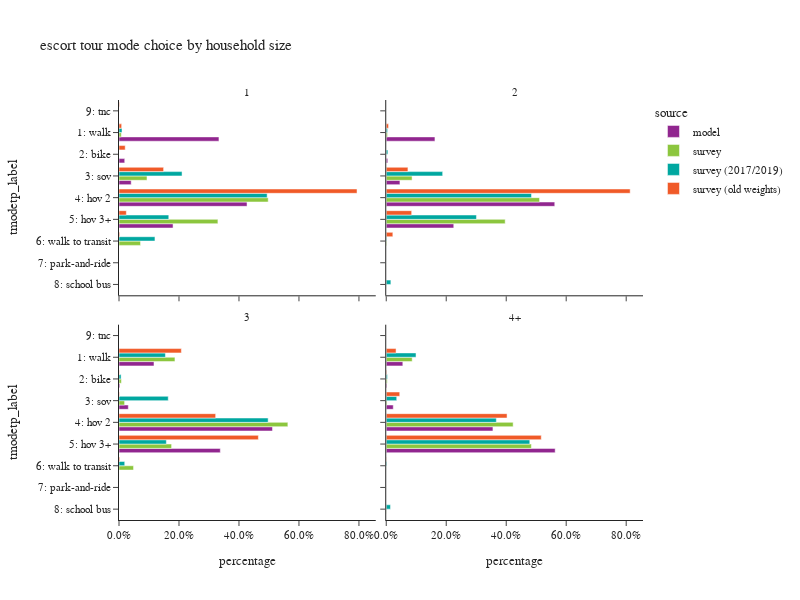

Write notebook code for a chart like this one.
### Code cell
plot_mode_choice(es_tour,"hhsize_4+",
                 {"hhsize_4+":["1","2","3","4+"],
                  "tmodetp_label":["1: walk","2: bike","3: sov","4: hov 2","5: hov 3+","6: walk to transit",
                                   "7: park-and-ride","8: school bus","9: other–survey only"]},
                 "household size",2,600)

### Figure 1 — Plotly figure (JSON) as saved in the notebook; plotly's stock layout.template omitted (floating-point values rounded to 4 significant figures)
{"data": [{"alignmentgroup": "True", "customdata": [[6286], [360], [766], [8052], [3399]], "hovertemplate": "source=model<br>hhsize_4+=1<br>percentage=%{x}<br>tmodetp_label=%{y}<br>sample count=%{customdata[0]}<extra></extra>", "legendgroup": "model", "marker": {"color": "#91268F", "pattern": {"shape": ""}}, "name": "model", "offsetgroup": "model", "orientation": "h", "showlegend": true, "textposition": "auto", "type": "bar", "x": [0.3332, 0.01908, 0.04061, 0.4269, 0.1802], "xaxis": "x3", "y": ["1: walk", "2: bike", "3: sov", "4: hov 2", "5: hov 3+"], "yaxis": "y3"}, {"alignmentgroup": "True", "customdata": [[9028], [281], [2538], [31240], [12516]], "hovertemplate": "source=model<br>hhsize_4+=2<br>percentage=%{x}<br>tmodetp_label=%{y}<br>sample count=%{customdata[0]}<extra></extra>", "legendgroup": "model", "marker": {"color": "#91268F", "pattern": {"shape": ""}}, "name": "model", "offsetgroup": "model", "orientation": "h", "showlegend": false, "textposition": "auto", "type": "bar", "x": [0.1624, 0.005054, 0.04565, 0.5618, 0.2251], "xaxis": "x4", "y": ["1: walk", "2: bike", "3: sov", "4: hov 2", "5: hov 3+"], "yaxis": "y4"}, {"alignmentgroup": "True", "customdata": [[6557], [160], [1744], [28761], [18985]], "hovertemplate": "source=model<br>hhsize_4+=3<br>percentage=%{x}<br>tmodetp_label=%{y}<br>sample count=%{customdata[0]}<extra></extra>", "legendgroup": "model", "marker": {"color": "#91268F", "pattern": {"shape": ""}}, "name": "model", "offsetgroup": "model", "orientation": "h", "showlegend": false, "textposition": "auto", "type": "bar", "x": [0.1167, 0.002847, 0.03103, 0.5117, 0.3378], "xaxis": "x", "y": ["1: walk", "2: bike", "3: sov", "4: hov 2", "5: hov 3+"], "yaxis": "y"}, {"alignmentgroup": "True", "customdata": [[8741], [379], [3702], [56238], [89047]], "hovertemplate": "source=model<br>hhsize_4+=4+<br>percentage=%{x}<br>tmodetp_label=%{y}<br>sample count=%{customdata[0]}<extra></extra>", "legendgroup": "model", "marker": {"color": "#91268F", "pattern": {"shape": ""}}, "name": "model", "offsetgroup": "model", "orientation": "h", "showlegend": false, "textposition": "auto", "type": "bar", "x": [0.05529, 0.002397, 0.02341, 0.3557, 0.5632], "xaxis": "x2", "y": ["1: walk", "2: bike", "3: sov", "4: hov 2", "5: hov 3+"], "yaxis": "y2"}, {"alignmentgroup": "True", "customdata": [[4], [6], [19], [1], [3]], "hovertemplate": "source=survey<br>hhsize_4+=1<br>percentage=%{x}<br>tmodetp_label=%{y}<br>sample count=%{customdata[0]}<extra></extra>", "legendgroup": "survey", "marker": {"color": "#8CC63E", "pattern": {"shape": ""}}, "name": "survey", "offsetgroup": "survey", "orientation": "h", "showlegend": true, "textposition": "auto", "type": "bar", "x": [0.007656, 0.09339, 0.4974, 0.3297, 0.07177], "xaxis": "x3", "y": ["1: walk", "3: sov", "4: hov 2", "5: hov 3+", "6: walk to transit"], "yaxis": "y3"}, {"alignmentgroup": "True", "customdata": [[7], [16], [82], [29], [3], [1]], "hovertemplate": "source=survey<br>hhsize_4+=2<br>percentage=%{x}<br>tmodetp_label=%{y}<br>sample count=%{customdata[0]}<extra></extra>", "legendgroup": "survey", "marker": {"color": "#8CC63E", "pattern": {"shape": ""}}, "name": "survey", "offsetgroup": "survey", "orientation": "h", "showlegend": false, "textposition": "auto", "type": "bar", "x": [0.0042, 0.08615, 0.5111, 0.3965, 0.001589, 0.0004014], "xaxis": "x4", "y": ["1: walk", "3: sov", "4: hov 2", "5: hov 3+", "6: walk to transit", "8: school bus"], "yaxis": "y4"}, {"alignmentgroup": "True", "customdata": [[22], [8], [4], [77], [35], [3]], "hovertemplate": "source=survey<br>hhsize_4+=3<br>percentage=%{x}<br>tmodetp_label=%{y}<br>sample count=%{customdata[0]}<extra></extra>", "legendgroup": "survey", "marker": {"color": "#8CC63E", "pattern": {"shape": ""}}, "name": "survey", "offsetgroup": "survey", "orientation": "h", "showlegend": false, "textposition": "auto", "type": "bar", "x": [0.1865, 0.007923, 0.01867, 0.563, 0.1753, 0.04849], "xaxis": "x", "y": ["1: walk", "2: bike", "3: sov", "4: hov 2", "5: hov 3+", "6: walk to transit"], "yaxis": "y"}, {"alignmentgroup": "True", "customdata": [[47], [3], [3], [111], [164], [1], [2]], "hovertemplate": "source=survey<br>hhsize_4+=4+<br>percentage=%{x}<br>tmodetp_label=%{y}<br>sample count=%{customdata[0]}<extra></extra>", "legendgroup": "survey", "marker": {"color": "#8CC63E", "pattern": {"shape": ""}}, "name": "survey", "offsetgroup": "survey", "orientation": "h", "showlegend": false, "textposition": "auto", "type": "bar", "x": [0.08648, 0.003151, 0.002633, 0.4231, 0.4838, 0.0002368, 0.0005709], "xaxis": "x2", "y": ["1: walk", "2: bike", "3: sov", "4: hov 2", "5: hov 3+", "6: walk to transit", "8: school bus"], "yaxis": "y2"}, {"alignmentgroup": "True", "customdata": [[4], [10], [21], [1], [3]], "hovertemplate": "source=survey (2017/2019)<br>hhsize_4+=1<br>percentage=%{x}<br>tmodetp_label=%{y}<br>sample count=%{customdata[0]}<extra></extra>", "legendgroup": "survey (2017/2019)", "marker": {"color": "#00A7A0", "pattern": {"shape": ""}}, "name": "survey (2017/2019)", "offsetgroup": "survey (2017/2019)", "orientation": "h", "showlegend": true, "textposition": "auto", "type": "bar", "x": [0.01001, 0.2102, 0.4939, 0.166, 0.1199], "xaxis": "x3", "y": ["1: walk", "3: sov", "4: hov 2", "5: hov 3+", "6: walk to transit"], "yaxis": "y3"}, {"alignmentgroup": "True", "customdata": [[8], [3], [22], [84], [32], [5], [1]], "hovertemplate": "source=survey (2017/2019)<br>hhsize_4+=2<br>percentage=%{x}<br>tmodetp_label=%{y}<br>sample count=%{customdata[0]}<extra></extra>", "legendgroup": "survey (2017/2019)", "marker": {"color": "#00A7A0", "pattern": {"shape": ""}}, "name": "survey (2017/2019)", "offsetgroup": "survey (2017/2019)", "orientation": "h", "showlegend": false, "textposition": "auto", "type": "bar", "x": [0.004448, 0.005431, 0.1881, 0.4843, 0.3008, 0.001575, 0.01541], "xaxis": "x4", "y": ["1: walk", "2: bike", "3: sov", "4: hov 2", "5: hov 3+", "6: walk to transit", "8: school bus"], "yaxis": "y4"}, {"alignmentgroup": "True", "customdata": [[23], [8], [7], [79], [45], [4]], "hovertemplate": "source=survey (2017/2019)<br>hhsize_4+=3<br>percentage=%{x}<br>tmodetp_label=%{y}<br>sample count=%{customdata[0]}<extra></extra>", "legendgroup": "survey (2017/2019)", "marker": {"color": "#00A7A0", "pattern": {"shape": ""}}, "name": "survey (2017/2019)", "offsetgroup": "survey (2017/2019)", "orientation": "h", "showlegend": false, "textposition": "auto", "type": "bar", "x": [0.1547, 0.00692, 0.1641, 0.4972, 0.1579, 0.01909], "xaxis": "x", "y": ["1: walk", "2: bike", "3: sov", "4: hov 2", "5: hov 3+", "6: walk to transit"], "yaxis": "y"}, {"alignmentgroup": "True", "customdata": [[52], [3], [11], [126], [188], [1], [5]], "hovertemplate": "source=survey (2017/2019)<br>hhsize_4+=4+<br>percentage=%{x}<br>tmodetp_label=%{y}<br>sample count=%{customdata[0]}<extra></extra>", "legendgroup": "survey (2017/2019)", "marker": {"color": "#00A7A0", "pattern": {"shape": ""}}, "name": "survey (2017/2019)", "offsetgroup": "survey (2017/2019)", "orientation": "h", "showlegend": false, "textposition": "auto", "type": "bar", "x": [0.09928, 0.003874, 0.03495, 0.3671, 0.4786, 0.002124, 0.01413], "xaxis": "x2", "y": ["1: walk", "2: bike", "3: sov", "4: hov 2", "5: hov 3+", "6: walk to transit", "8: school bus"], "yaxis": "y2"}, {"alignmentgroup": "True", "customdata": [[6], [3], [6], [13], [3], [1], [1]], "hovertemplate": "source=survey (old weights)<br>hhsize_4+=1<br>percentage=%{x}<br>tmodetp_label=%{y}<br>sample count=%{customdata[0]}<extra></extra>", "legendgroup": "survey (old weights)", "marker": {"color": "#F05A28", "pattern": {"shape": ""}}, "name": "survey (old weights)", "offsetgroup": "survey (old weights)", "orientation": "h", "showlegend": true, "textposition": "auto", "type": "bar", "x": [0.008832, 0.02065, 0.1487, 0.7936, 0.02441, 0.002412, 0.001422], "xaxis": "x3", "y": ["1: walk", "2: bike", "3: sov", "4: hov 2", "5: hov 3+", "6: walk to transit", "9: tnc"], "yaxis": "y3"}, {"alignmentgroup": "True", "customdata": [[14], [15], [99], [13], [7]], "hovertemplate": "source=survey (old weights)<br>hhsize_4+=2<br>percentage=%{x}<br>tmodetp_label=%{y}<br>sample count=%{customdata[0]}<extra></extra>", "legendgroup": "survey (old weights)", "marker": {"color": "#F05A28", "pattern": {"shape": ""}}, "name": "survey (old weights)", "offsetgroup": "survey (old weights)", "orientation": "h", "showlegend": false, "textposition": "auto", "type": "bar", "x": [0.007711, 0.07232, 0.8132, 0.08477, 0.02196], "xaxis": "x4", "y": ["1: walk", "3: sov", "4: hov 2", "5: hov 3+", "6: walk to transit"], "yaxis": "y4"}, {"alignmentgroup": "True", "customdata": [[29], [4], [1], [98], [49], [4]], "hovertemplate": "source=survey (old weights)<br>hhsize_4+=3<br>percentage=%{x}<br>tmodetp_label=%{y}<br>sample count=%{customdata[0]}<extra></extra>", "legendgroup": "survey (old weights)", "marker": {"color": "#F05A28", "pattern": {"shape": ""}}, "name": "survey (old weights)", "offsetgroup": "survey (old weights)", "orientation": "h", "showlegend": false, "textposition": "auto", "type": "bar", "x": [0.2079, 0.001139, 0.001657, 0.3222, 0.4646, 0.00242], "xaxis": "x", "y": ["1: walk", "2: bike", "3: sov", "4: hov 2", "5: hov 3+", "6: walk to transit"], "yaxis": "y"}, {"alignmentgroup": "True", "customdata": [[50], [1], [7], [145], [227], [1]], "hovertemplate": "source=survey (old weights)<br>hhsize_4+=4+<br>percentage=%{x}<br>tmodetp_label=%{y}<br>sample count=%{customdata[0]}<extra></extra>", "legendgroup": "survey (old weights)", "marker": {"color": "#F05A28", "pattern": {"shape": ""}}, "name": "survey (old weights)", "offsetgroup": "survey (old weights)", "orientation": "h", "showlegend": false, "textposition": "auto", "type": "bar", "x": [0.0327, 0.001769, 0.04499, 0.4028, 0.5168, 0.0009221], "xaxis": "x2", "y": ["1: walk", "2: bike", "3: sov", "4: hov 2", "5: hov 3+", "6: walk to transit"], "yaxis": "y2"}], "layout": {"annotations": [{"font": {}, "showarrow": false, "text": "3", "x": 0.245, "xanchor": "center", "xref": "paper", "y": 0.465, "yanchor": "bottom", "yref": "paper"}, {"font": {}, "showarrow": false, "text": "4+", "x": 0.755, "xanchor": "center", "xref": "paper", "y": 0.465, "yanchor": "bottom", "yref": "paper"}, {"font": {}, "showarrow": false, "text": "1", "x": 0.245, "xanchor": "center", "xref": "paper", "y": 1.0, "yanchor": "bottom", "yref": "paper"}, {"font": {}, "showarrow": false, "text": "2", "x": 0.755, "xanchor": "center", "xref": "paper", "y": 1.0, "yanchor": "bottom", "yref": "paper"}], "barmode": "group", "height": 600, "legend": {"title": {"text": "source"}, "tracegroupgap": 0}, "title": {"text": "escort tour mode choice by household size"}, "width": 800, "xaxis": {"anchor": "y", "domain": [0.0, 0.49], "tickformat": ".1%", "title": {"text": "percentage"}}, "xaxis2": {"anchor": "y2", "domain": [0.51, 1.0], "matches": "x", "tickformat": ".1%", "title": {"text": "percentage"}}, "xaxis3": {"anchor": "y3", "domain": [0.0, 0.49], "matches": "x", "showticklabels": false, "tickformat": ".1%"}, "xaxis4": {"anchor": "y4", "domain": [0.51, 1.0], "matches": "x", "showticklabels": false, "tickformat": ".1%"}, "yaxis": {"anchor": "x", "categoryarray": ["9: other–survey only", "8: school bus", "7: park-and-ride", "6: walk to transit", "5: hov 3+", "4: hov 2", "3: sov", "2: bike", "1: walk"], "categoryorder": "array", "domain": [0.0, 0.465], "title": {"text": "tmodetp_label"}}, "yaxis2": {"anchor": "x2", "domain": [0.0, 0.465], "matches": "y", "showticklabels": false}, "yaxis3": {"anchor": "x3", "categoryarray": ["9: other–survey only", "8: school bus", "7: park-and-ride", "6: walk to transit", "5: hov 3+", "4: hov 2", "3: sov", "2: bike", "1: walk"], "categoryorder": "array", "domain": [0.535, 1.0], "matches": "y", "title": {"text": "tmodetp_label"}}, "yaxis4": {"anchor": "x4", "domain": [0.535, 1.0], "matches": "y", "showticklabels": false}}}
